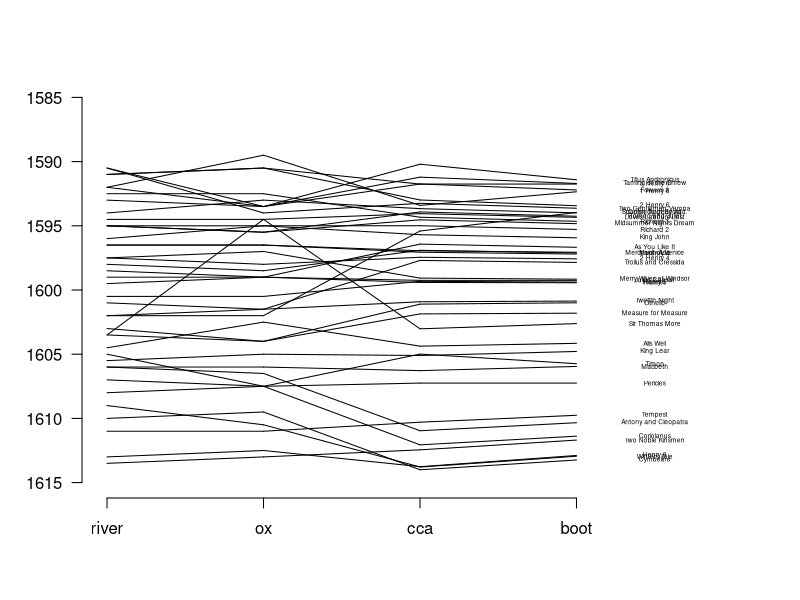

Write the R code that produced this figure.

dates = read.csv('dates.csv')
head(dates)
dates = dates[,c(1,2,4)]

data = read.csv('cca_bootstrap_confidence_intervals_march2014.csv')
head(data)
names(data)[1]='abbrv'

merged = merge(data,dates)
merged$abbrv
tar = read.csv('Tarlinskaja_PCA_date_predictions.csv')
head(tar)


x = merge(tar,merged)

names(x)

plot(rep(1,41),x$riverside,xlim=c(0,4),ylim=c(1615,1585),type='n',axes=F,xlab='',ylab='')
segments(rep(0,41),x$oxford,rep(1,41),x$riverside)
segments(rep(1,41),x$riverside,rep(2,41),x$cca_prediction)
segments(rep(2,41),x$cca_prediction,rep(3,41),x$mean_cca)
axis(1,at =0:3,labels=c('river','ox','cca','boot'))
axis(2,las=1)
text(rep(3.5,41),x$mean_cca,labels=x$Title,cex=.4)
